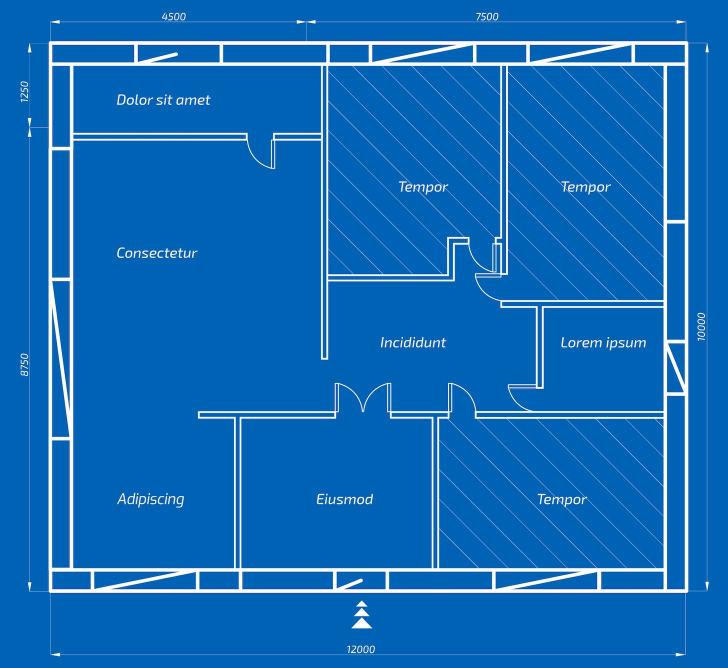
#> input picture src/data/input/plan.jpg, 1456 x 1336 px (shown at 1/2 size); its folder holds only this picture in this run
$ python annotate_floorplan_candidates.py --input ../data/input --out out.png
#> lines starting #> are read from the running program, lines starting #| are printed output that depends on the picture; after the words box and inside, x2 and y2 are one past the last pixel; in counts of white or black regions, pixels touching at a corner belong together
#!/usr/bin/env python3
# -*- coding: utf-8 -*-
"""
annotate_floorplan_candidates.py

Интерактивная разметка crop-кандидатов планировок.

Клавиши:
  SPACE / ENTER / g -> good
  любая другая      -> bad
  n                 -> bad
  b / Backspace     -> previous
  u                 -> unlabel current
  q                 -> save and quit
  ?                 -> help

Вход:
  1) --input <dir>         папка ranked_all/top_k; порядок берётся из имени 000001__score_...
  2) --results-csv <csv>   results.csv ранжировщика; порядок по убыванию floorplan_score

Выход:
  out/annotation_manifest.json
  out/labels.jsonl
  out/labels.csv
  out/good/
  out/bad/

Пример:
  python3 src/tools/annotate_floorplan_candidates.py \
    --results-csv data/housesru/floorplans_ranked_v2/results.csv \
    --out data/housesru/floorplans_manual_labels_v1 \
    --mode symlink \
    --limit 1600
"""

from __future__ import annotations

import argparse
import csv
import json
import os
import re
import shutil
import sys
import time
from dataclasses import dataclass
from pathlib import Path
from typing import Any, Optional

import cv2
import numpy as np


IMAGE_EXTS = {".png", ".jpg", ".jpeg", ".webp", ".bmp", ".tif", ".tiff"}


@dataclass
class Candidate:
    index: int
    src: str
    name: str
    score: float
    rank: int
    hard_reject: bool
    meta: dict[str, Any]


def ensure_dir(path: Path) -> None:
    path.mkdir(parents=True, exist_ok=True)


# [26 lines left out: functions safe_name, parse_bool, parse_float, parse_int, not called in this run]


def infer_score_from_name(path: Path) -> float:
    m = re.search(r"score_([+-]?\d+(?:\.\d+)?)", path.name)
    if m:
        return parse_float(m.group(1), 0.0)
    return 0.0


def infer_rank_from_name(path: Path) -> int:
    m = re.match(r"^(\d{1,8})__", path.name)
    if m:
        return int(m.group(1))
    return 10**9


def find_images(input_dir: Path) -> list[Path]:
    return sorted(
        p for p in input_dir.rglob("*")
        if p.is_file() and p.suffix.lower() in IMAGE_EXTS
    )


def load_candidates_from_dir(input_dir: Path) -> list[Candidate]:
    images = find_images(input_dir)
    candidates: list[Candidate] = []

    for i, path in enumerate(images, start=1):
        candidates.append(
            Candidate(
                index=i,
                src=str(path.resolve()),
                name=path.name,
                score=infer_score_from_name(path),
                rank=infer_rank_from_name(path),
                hard_reject=False,
                meta={},
            )
        )

    candidates.sort(key=lambda c: (c.rank, -c.score, c.name))
    for i, c in enumerate(candidates, start=1):
        c.index = i
    return candidates


# [46 lines left out: functions resolve_candidate_source, load_candidates_from_csv, not called in this run]


def read_existing_labels(labels_path: Path) -> dict[str, dict[str, Any]]:
    if not labels_path.exists():
        return {}
    labels: dict[str, dict[str, Any]] = {}
    with labels_path.open("r", encoding="utf-8") as f:
        for line in f:
            line = line.strip()
            if not line:
                continue
            try:
                row = json.loads(line)
            except Exception:
                continue
            src = row.get("src")
            if src:
                labels[str(src)] = row
    return labels


def rewrite_labels(labels_path: Path, labels: dict[str, dict[str, Any]], candidates: list[Candidate]) -> None:
    ensure_dir(labels_path.parent)
    order = {c.src: i for i, c in enumerate(candidates)}
    rows = sorted(labels.values(), key=lambda r: order.get(str(r.get("src")), 10**9))
    with labels_path.open("w", encoding="utf-8") as f:
        for row in rows:
            f.write(json.dumps(row, ensure_ascii=False) + "\n")


def write_labels_csv(csv_path: Path, labels: dict[str, dict[str, Any]], candidates: list[Candidate]) -> None:
    ensure_dir(csv_path.parent)
    order = {c.src: i for i, c in enumerate(candidates)}
    rows = sorted(labels.values(), key=lambda r: order.get(str(r.get("src")), 10**9))
    fieldnames = ["src", "name", "label", "is_good", "score", "rank", "hard_reject", "annotated_at_unix"]
    with csv_path.open("w", encoding="utf-8", newline="") as f:
        writer = csv.DictWriter(f, fieldnames=fieldnames)
        writer.writeheader()
        for row in rows:
            writer.writerow({k: row.get(k, "") for k in fieldnames})


# [15 lines left out: function materialize, not called in this run]


def rebuild_label_dirs(out_dir: Path, labels: dict[str, dict[str, Any]], candidates: list[Candidate], mode: str) -> None:
    good_dir = out_dir / "good"
    bad_dir = out_dir / "bad"
    if good_dir.exists():
        shutil.rmtree(good_dir)
    if bad_dir.exists():
        shutil.rmtree(bad_dir)
    ensure_dir(good_dir)
    ensure_dir(bad_dir)

    by_src = {c.src: c for c in candidates}
    for src, row in labels.items():
        c = by_src.get(src)
        if c is None:
            continue
        src_path = Path(src)
        if not src_path.exists():
            continue
        prefix = f"{c.index:06d}__score_{c.score:+08.3f}__"
        dst_name = prefix + safe_name(c.name)
        dst = (good_dir if row.get("is_good") else bad_dir) / dst_name
        materialize(src_path, dst, mode=mode)


def fit_image_to_screen(img: np.ndarray, max_w: int, max_h: int) -> np.ndarray:
    h, w = img.shape[:2]
    if w <= 0 or h <= 0:
        return img
    scale = min(max_w / w, max_h / h, 1.0)
    if scale >= 0.999:
        return img
    new_w = max(1, int(round(w * scale)))
    new_h = max(1, int(round(h * scale)))
    return cv2.resize(img, (new_w, new_h), interpolation=cv2.INTER_AREA)


def add_header(img: np.ndarray, text_lines: list[str]) -> np.ndarray:
    h, w = img.shape[:2]
    header_h = 28 + 22 * len(text_lines)
    out = np.full((h + header_h, w, 3), 245, dtype=np.uint8)
    out[header_h:, :, :] = img
    y = 28
    for line in text_lines:
        cv2.putText(out, line, (12, y), cv2.FONT_HERSHEY_SIMPLEX, 0.55, (20, 20, 20), 1, cv2.LINE_AA)
        y += 22
    return out


def load_display_image(path: Path, max_w: int, max_h: int, header_lines: list[str]) -> np.ndarray:
    data = np.fromfile(str(path), dtype=np.uint8)
    img = cv2.imdecode(data, cv2.IMREAD_COLOR)
    if img is None:
        img = np.full((300, 900, 3), 255, dtype=np.uint8)
        cv2.putText(img, f"Cannot read image: {path}", (20, 150), cv2.FONT_HERSHEY_SIMPLEX, 0.65, (0, 0, 255), 2, cv2.LINE_AA)
    img = fit_image_to_screen(img, max_w=max_w, max_h=max_h)
    return add_header(img, header_lines)


# [12 lines left out: function label_row, not called in this run]


def print_help() -> None:
    print()
    print("Клавиши:")
    print("  SPACE / ENTER / g  -> good")
    print("  любая другая       -> bad")
    print("  n                  -> bad")
    print("  b / Backspace      -> previous")
    print("  u                  -> unlabel current")
    print("  q                  -> save and quit")
    print("  ?                  -> help")
    print()


def find_start_index(candidates: list[Candidate], labels: dict[str, dict[str, Any]]) -> int:
    for i, c in enumerate(candidates):
        if c.src not in labels:
            return i
    return max(0, len(candidates) - 1)


def write_manifest(out_dir: Path, candidates: list[Candidate], labels: dict[str, dict[str, Any]], args: argparse.Namespace) -> None:
    good_count = sum(1 for row in labels.values() if row.get("is_good"))
    bad_count = sum(1 for row in labels.values() if not row.get("is_good"))
    manifest = {
        "schema": "manual_floorplan_annotation/v1",
        "input": args.input,
        "results_csv": args.results_csv,
        "out": str(out_dir),
        "mode": args.mode,
        "candidate_count": len(candidates),
        "labeled_count": len(labels),
        "good_count": good_count,
        "bad_count": bad_count,
        "remaining_count": max(0, len(candidates) - len(labels)),
        "labels_jsonl": str(out_dir / "labels.jsonl"),
        "labels_csv": str(out_dir / "labels.csv"),
        "good_dir": str(out_dir / "good"),
        "bad_dir": str(out_dir / "bad"),
    }
    (out_dir / "annotation_manifest.json").write_text(json.dumps(manifest, ensure_ascii=False, indent=2), encoding="utf-8")


def main() -> int:
    parser = argparse.ArgumentParser(description="Manual annotation of floorplan candidates.")
    parser.add_argument("--input", help="Input directory with ranked images.")
    parser.add_argument("--results-csv", help="Ranker results.csv. If provided, order is taken from score.")
    parser.add_argument("--out", required=True)
    parser.add_argument("--mode", choices=["copy", "symlink", "hardlink"], default="symlink")
    parser.add_argument("--limit", type=int, default=None)
    parser.add_argument("--include-hard-rejects", action="store_true")
    parser.add_argument("--max-display-width", type=int, default=1400)
    parser.add_argument("--max-display-height", type=int, default=850)
    parser.add_argument("--window-name", default="floorplan annotation")
    parser.add_argument("--reset", action="store_true", help="Delete previous labels in out directory.")
    args = parser.parse_args()

    if not args.input and not args.results_csv:
        raise SystemExit("Need --input or --results-csv")

    out_dir = Path(args.out).expanduser().resolve()
    ensure_dir(out_dir)
    labels_path = out_dir / "labels.jsonl"
    labels_csv_path = out_dir / "labels.csv"

    if args.reset:
        if labels_path.exists():
            labels_path.unlink()
        if labels_csv_path.exists():
            labels_csv_path.unlink()
        for sub in ["good", "bad"]:
            d = out_dir / sub
            if d.exists():
                shutil.rmtree(d)

    if args.results_csv:
        candidates = load_candidates_from_csv(Path(args.results_csv).expanduser().resolve(), include_hard_rejects=args.include_hard_rejects)
    else:
        candidates = load_candidates_from_dir(Path(args.input).expanduser().resolve())

    if args.limit is not None:
        candidates = candidates[: args.limit]
        for i, c in enumerate(candidates, start=1):
            c.index = i

    if not candidates:
        raise SystemExit("No candidates found")

    labels = read_existing_labels(labels_path)
    current = find_start_index(candidates, labels)

    print("candidates:", len(candidates))
    print("already labeled:", len(labels))
    print("start index:", current + 1)
    print_help()

    cv2.namedWindow(args.window_name, cv2.WINDOW_NORMAL)

    try:
        while 0 <= current < len(candidates):
            c = candidates[current]
            labeled = labels.get(c.src)
            label_text = labeled["label"] if labeled else "unlabeled"
            good_count = sum(1 for row in labels.values() if row.get("is_good"))
            bad_count = sum(1 for row in labels.values() if not row.get("is_good"))
            header = [
                f"{current + 1}/{len(candidates)} | score={c.score:+.4f} | rank={c.rank} | label={label_text}",
                f"good={good_count} bad={bad_count} remaining={len(candidates)-len(labels)}",
                f"{c.name}",
                "SPACE/ENTER/g=good | any other/n=bad | b=prev | u=unlabel | q=quit",
            ]
            img = load_display_image(Path(c.src), args.max_display_width, args.max_display_height, header)
#> in load_display_image, img is the input picture: shape (1336, 1456, 3); mean B, G, R 185.1, 107.7, 17.5
#> in fit_image_to_screen, `return cv2.resize(img, (new_w, new_h), interpolation=cv2.INTER_AREA)`:
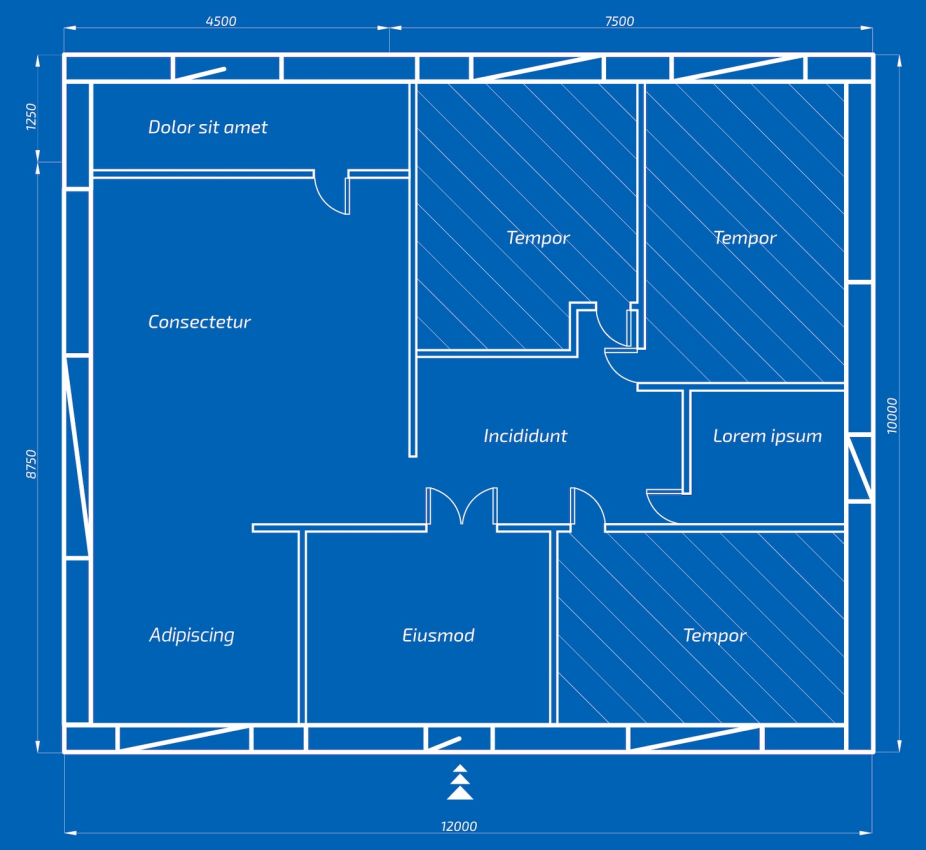
#> returned value: shape (850, 926, 3); mean of channels 0, 1, 2 185.1, 107.7, 17.5; drawn as B, G, R
#> in add_header, `out[header_h:, :, :] = img`:
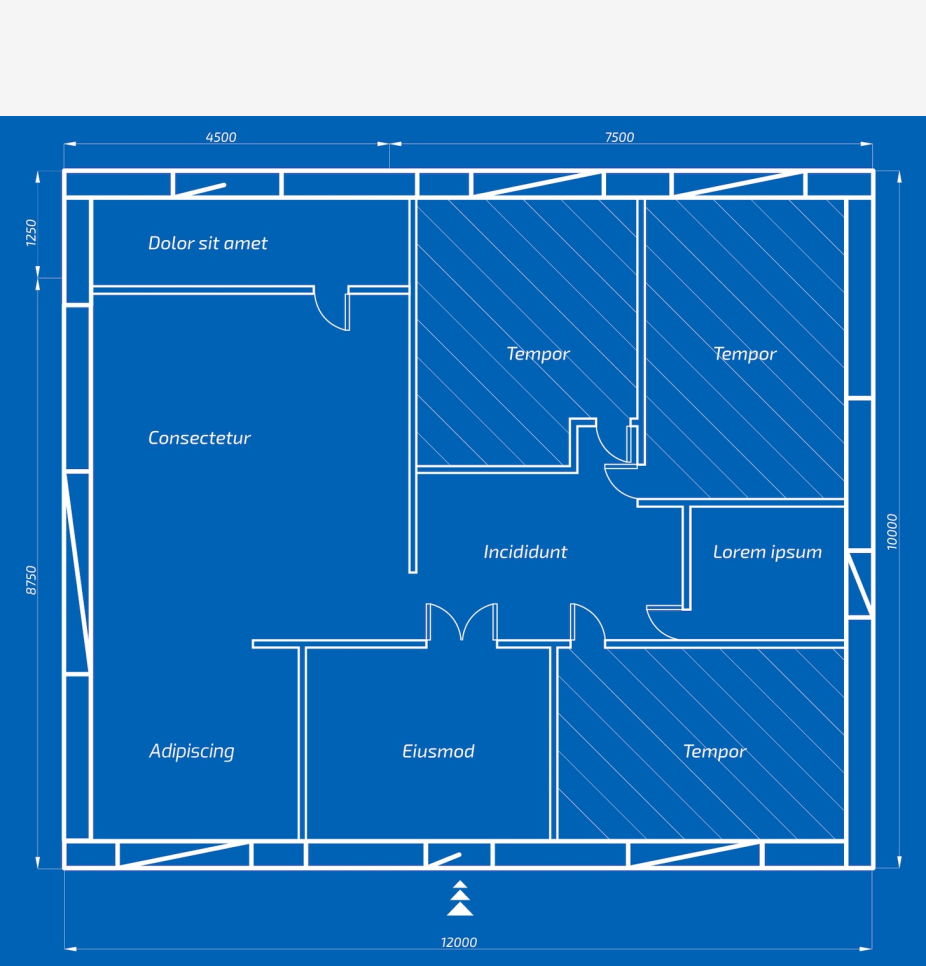
#> out: shape (966, 926, 3); mean B, G, R 192.3, 124.2, 44.8
#> after the loop in add_header, `for line in text_lines:`:
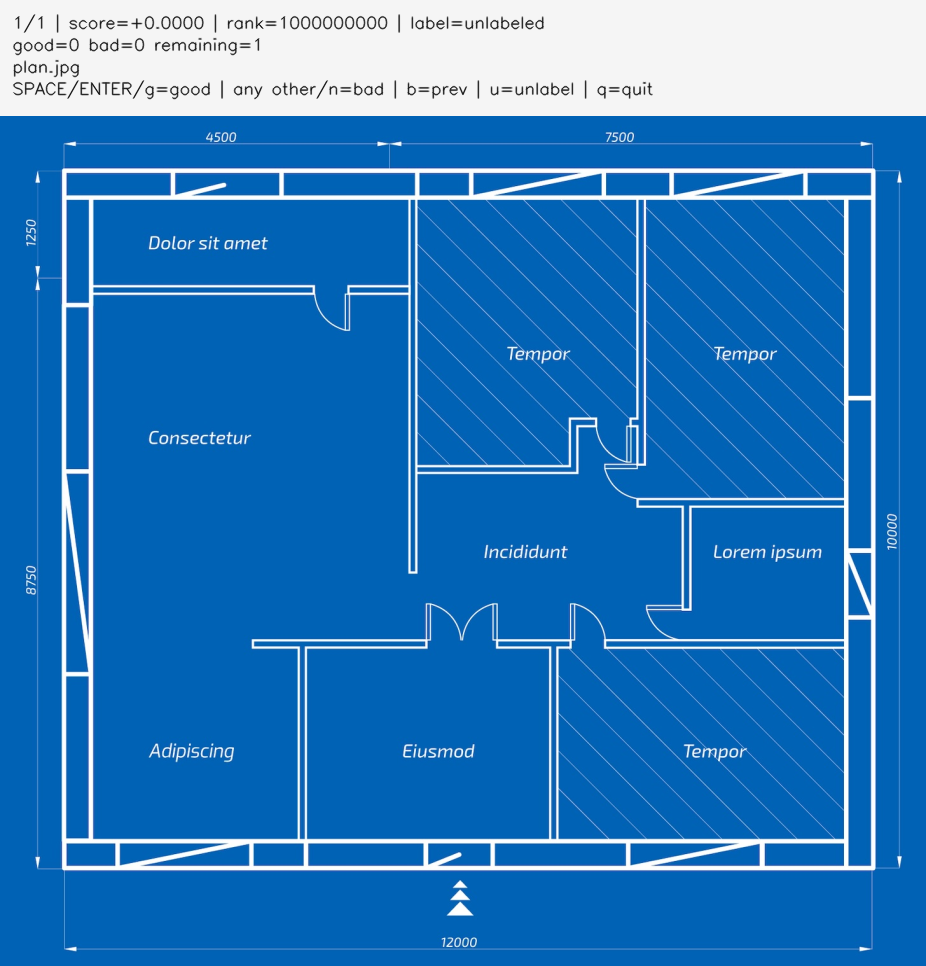
#> out: shape (966, 926, 3); 1.06% of pixels changed, all inside (x1, y1, x2, y2) = (12, 14, 653, 100)
#> after the loop in add_header, `for line in text_lines:`: y = 116
            cv2.imshow(args.window_name, img)
            key = cv2.waitKey(0)
#> (key q is pressed here)
            key_low = key & 0xFF
#> key_low = 113

            if key_low == ord("q"):
                break
            if key_low == ord("?"):
                print_help()
                continue
            if key_low in {ord("b"), 8, 127}:
                current = max(0, current - 1)
                continue
            if key_low == ord("u"):
                if c.src in labels:
                    del labels[c.src]
                    rewrite_labels(labels_path, labels, candidates)
                    write_labels_csv(labels_csv_path, labels, candidates)
                    write_manifest(out_dir, candidates, labels, args)
                    print(f"unlabeled: {current + 1}/{len(candidates)} {c.name}")
                continue

            if key_low in {32, 13, 10, ord("g")}:
                labels[c.src] = label_row(c, "good")
                print(f"GOOD {current + 1}/{len(candidates)} score={c.score:+.4f} {c.name}")
            else:
                labels[c.src] = label_row(c, "bad")
                print(f"BAD  {current + 1}/{len(candidates)} score={c.score:+.4f} {c.name}")

            rewrite_labels(labels_path, labels, candidates)
            write_labels_csv(labels_csv_path, labels, candidates)
            write_manifest(out_dir, candidates, labels, args)
            current += 1

    finally:
        cv2.destroyAllWindows()
        rewrite_labels(labels_path, labels, candidates)
        write_labels_csv(labels_csv_path, labels, candidates)
        write_manifest(out_dir, candidates, labels, args)
        rebuild_label_dirs(out_dir, labels, candidates, args.mode)

    print("saved:", out_dir)
    print("labels:", labels_path)
    print("csv:", labels_csv_path)
    print("good:", out_dir / "good")
    print("bad:", out_dir / "bad")
    return 0


if __name__ == "__main__":
    raise SystemExit(main())
#> (the program exits here)
